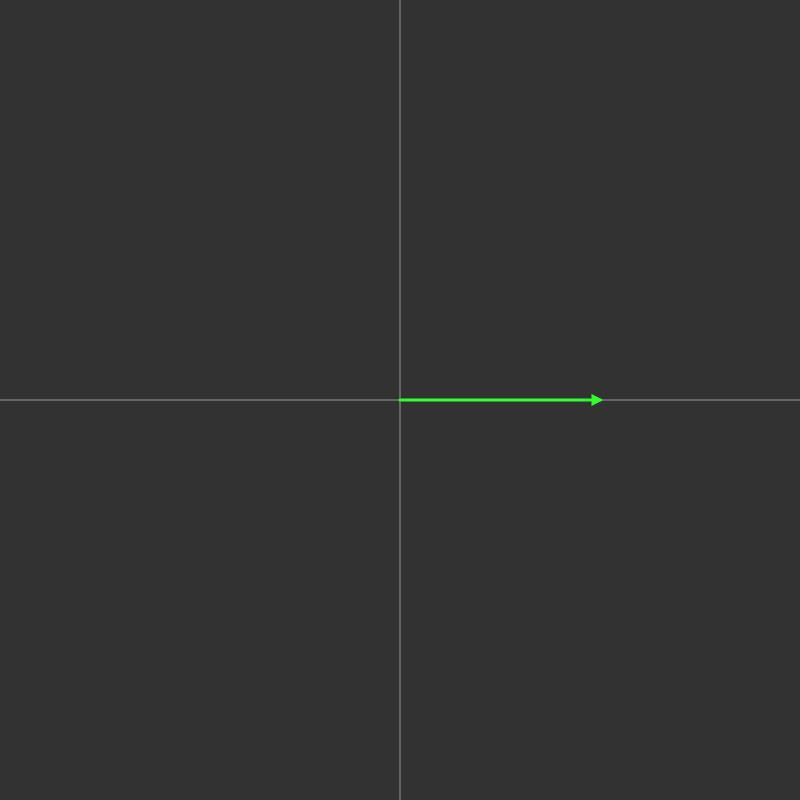
Frame 1 (no input)
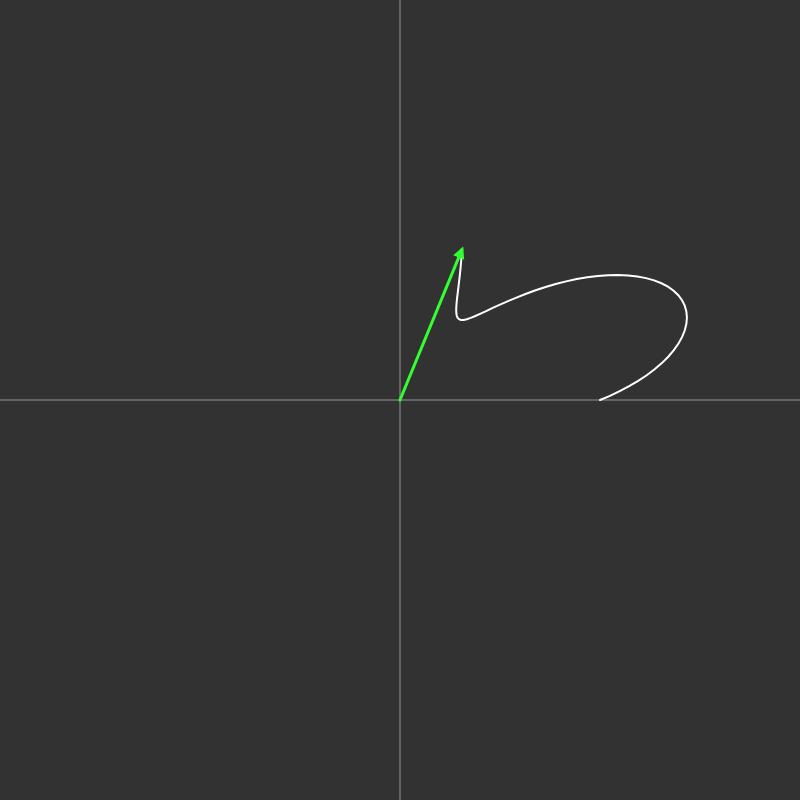
Frame 60 (no input)
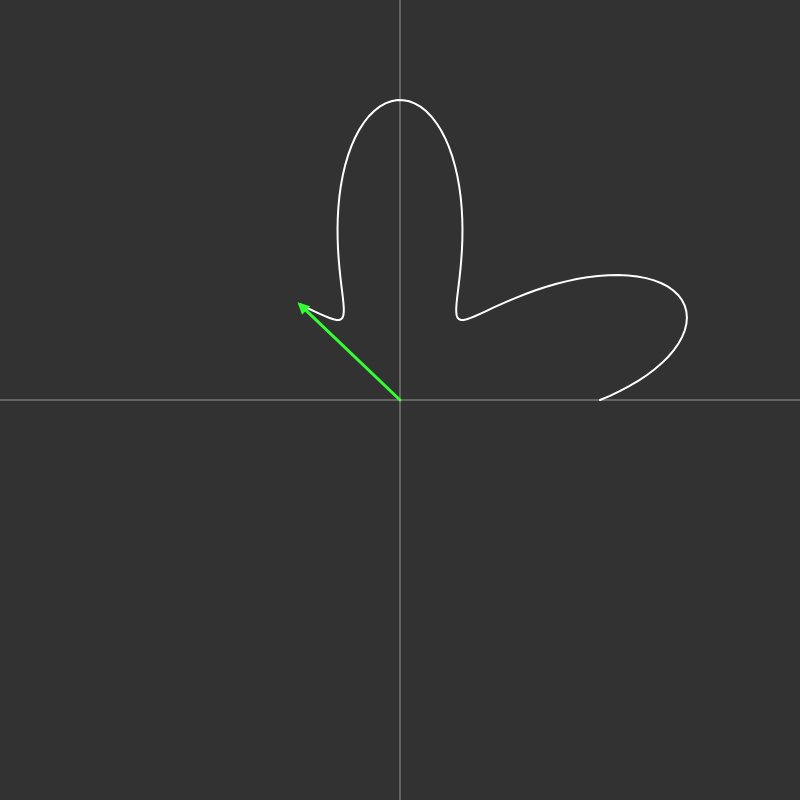
Frame 120 (the mouse pressed at the canvas centre since frame 60)

The p5.js sketch that drew these frames (run headless with seeded random() and noise() and a simulated clock; from frame 60 on, the mouse is pressed at the canvas centre):

// p5.js sketch
// ── sketch.js
let angle = 0;
let step = 0.02;
let prevX;
let prevY;
let points = [];

function setup() {
  createCanvas(800, 800);
}

function draw() {
  background(50);
  translate(width / 2, height / 2);

  // draw axis
  push();
  stroke(150);
  strokeWeight(1);
  line(-width / 2, 0, width / 2, 0);
  line(0, -height/ 2, 0, height / 2);
  pop();

  // add point
  let radius = r(angle);
  let x = radius * cos(angle);
  let y = -radius * sin(angle);
  points.push(createVector(x, y));

  // draw curve
  push();
  stroke(255);
  strokeWeight(2);
  noFill();
  beginShape();
  for (let p of points) {
    vertex(p.x, p.y);
  }
  endShape();
  pop();

  if (angle < TWO_PI) {
    angle += step;
    // draw arrow
    push();
    stroke(50, 255, 50);
    strokeWeight(3);
    fill(50, 255, 50);
    drawArrow(0, 0, x, y);
    pop();
  }
}

function drawArrow(x1, y1, x2, y2) {
  let base = createVector(x1, y1);
  let vec  = createVector(x2, y2);


  translate(base.x, base.y);
  line(0, 0, vec.x, vec.y);
  rotate(vec.heading());
  let arrowSize = 7;
  translate(vec.mag() - arrowSize, 0);
  triangle(0, arrowSize / 2, 0, -arrowSize / 2, arrowSize, 0);
}

function r(a) {
  return 200 + 100 * sin(5*a);
}
